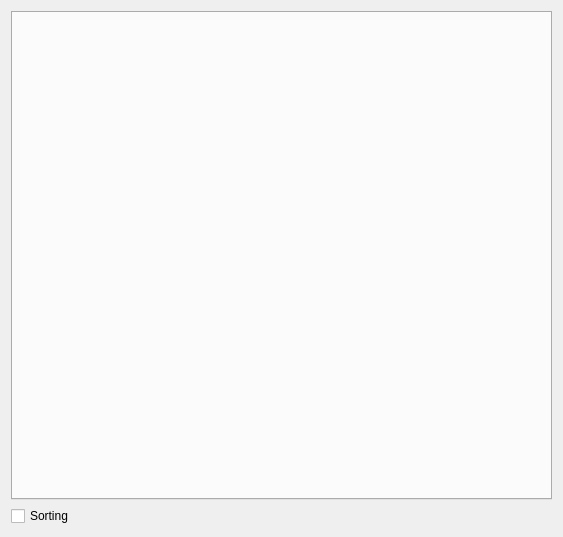
<?xml version="1.0" encoding="UTF-8"?>
<ui version="4.0">
 <class>KViewStats</class>
 <widget class="QWidget" name="KViewStats">
  <property name="geometry">
   <rect>
    <x>0</x>
    <y>0</y>
    <width>563</width>
    <height>537</height>
   </rect>
  </property>
  <property name="windowTitle">
   <string>Form</string>
  </property>
  <layout class="QVBoxLayout" name="verticalLayout">
   <item>
    <widget class="QTabWidget" name="Stats"/>
   </item>
   <item>
    <widget class="QCheckBox" name="Sorting">
     <property name="text">
      <string>Sorting</string>
     </property>
    </widget>
   </item>
  </layout>
 </widget>
 <resources/>
 <connections/>
</ui>
